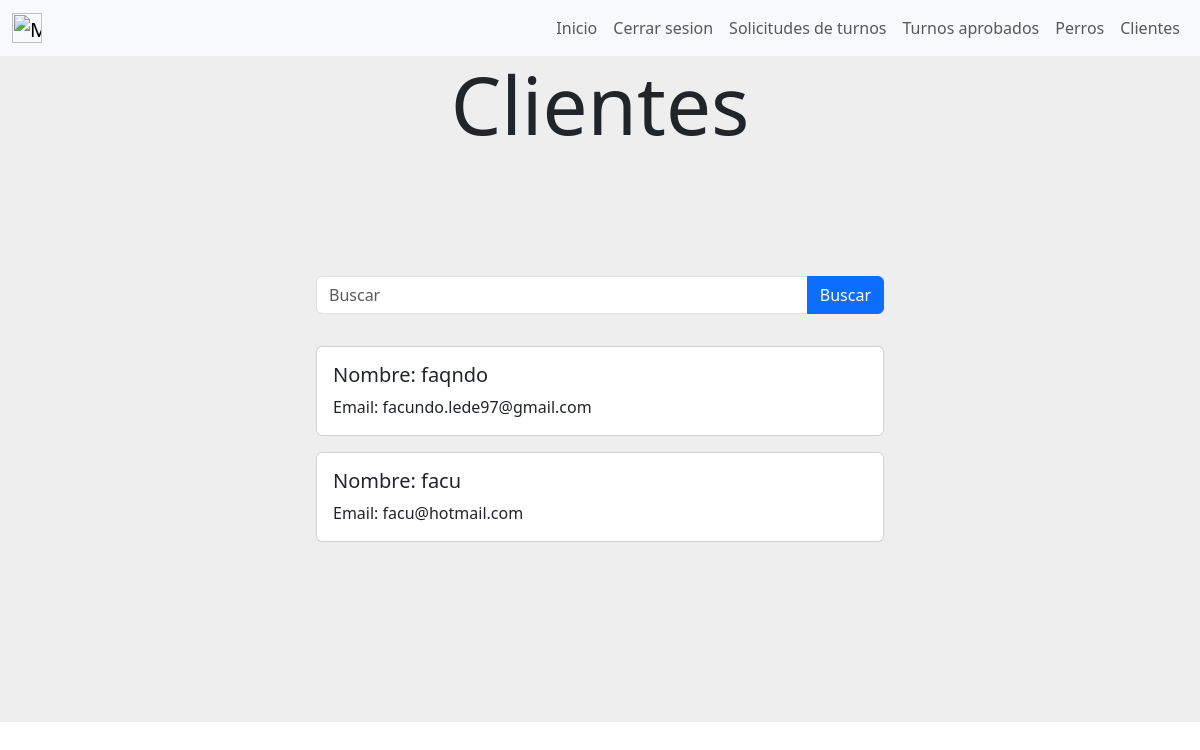
/clientes (signed in), run on an earlier commit of the app's database.
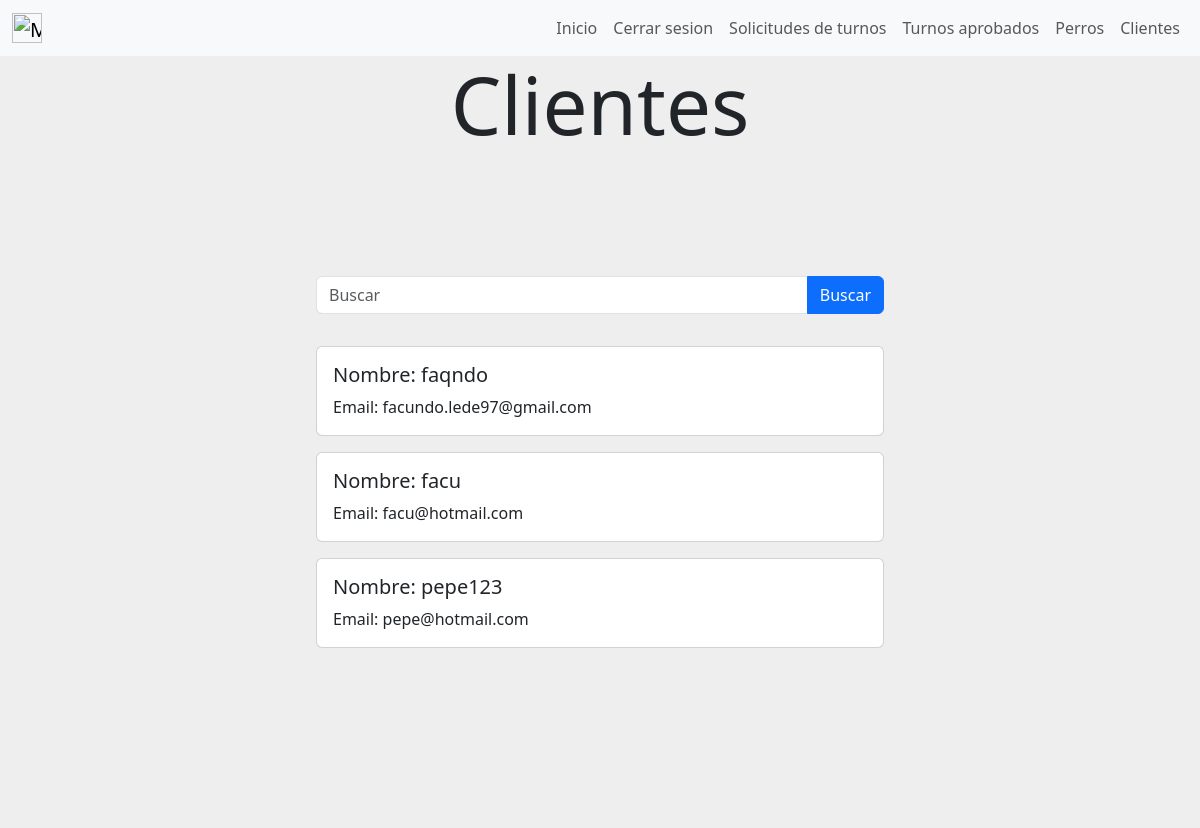
And on a later commit of the database.
### user/models.py (models this page shows)
class User(AbstractUser):
    dni = models.CharField(max_length=8, unique=True)
    email = models.EmailField(unique=True)

### gestion_de_clientes/views.py (the view)
# urls.py: path('clientes',views.clientes, name= "clientes"),
def clientes(request):
    search_query = request.GET.get("search")
    clientes = User.objects.filter(is_superuser=False)
    if request.method == "GET" and "search" in request.GET:
        print("Entra")
        if search_query:
            clientes = clientes.filter(username__icontains=search_query)
    context = {
        "clientes": clientes,
        "search_query": search_query
    }
    return render(request, "gestion_de_clientes/clientes.html", context)

### gestion_de_clientes/templates/gestion_de_clientes/clientes.html
{% extends "gestion_de_usuarios/base.html" %}
{% block content %}
{% if user.is_superuser %}
<div style="background-color:#eee;height: 20%;text-align: center;">
    <h1 class="display-1">Clientes</h1>
</div>
<div style="background-color:#eee;height: 5%;text-align: center;">
</div>
<div class="container-fluid" style="background-color: #eee; padding: 20px;">
    <div class="row justify-content-center">
        <div class="col-md-6">
            <form action="" method="GET" class="input-group">
                <input type="text" class="form-control" name="search" placeholder="Buscar" aria-label="Buscar" aria-describedby="search-button">
                <button class="btn btn-primary" type="submit" id="search-button">Buscar</button>
            </form>
        </div>
    </div>
    {% if clientes.count != 0 %}
    {% if search_query %}
        {% for cliente in clientes %}
        <div class="row justify-content-center mt-3">
            <div class="col-md-6">
                <div class="card">
                    <div class="card-body">
                        <h5 class="card-title">Nombre: {{ cliente.username }}</h5>
                        <p class="card-text">Email: {{ cliente.email }}</p>
                    </div>
                </div>
            </div>
        </div>
        {% endfor %}
    {% else %}
        {% for cliente in clientes %}
        <div class="row justify-content-center mt-3">
            <div class="col-md-6">
                <div class="card">
                    <div class="card-body">
                        <h5 class="card-title">Nombre: {{ cliente.username }}</h5>
                        <p class="card-text">Email: {{ cliente.email }}</p>
                    </div>
                </div>
            </div>
        </div>
        {% endfor %}
    {% endif %}
</div>
<div style="background-color:#eee;height: 20%;">
</div>
{% endif %}
{% else %}
    <img src="https://st.depositphotos.com/31068556/51146/v/600/depositphotos_511461970-stock-illustration-concept-design-of-an-empty.jpg" class="img-fluid rounded-start" alt="..." style="border-radius: 4px;">
{% endif %}
{% endblock %}

What changed in the data, as far as the page shows it:
added User: username "pepe123", email "pepe@hotmail.com"
